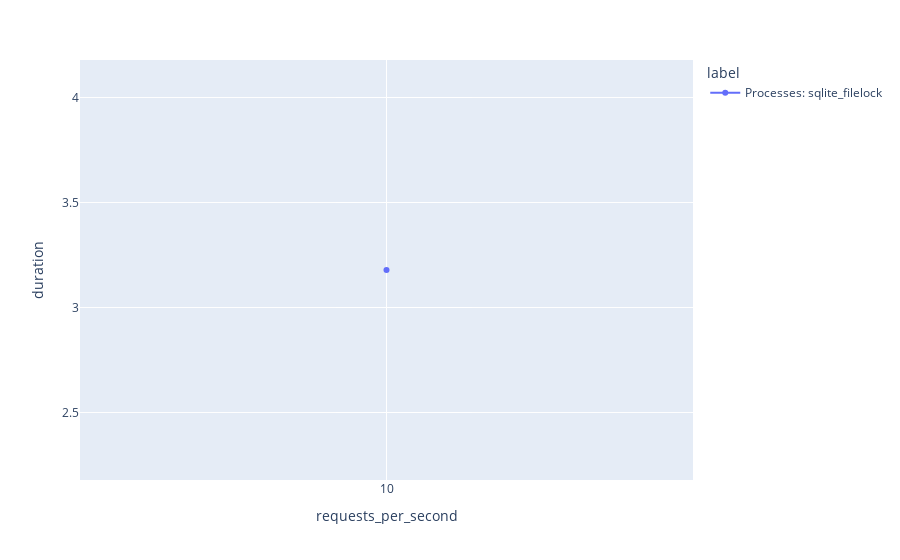

Here is the notebook cell this chart was saved with:
### Code cell


### Figure 1 — Plotly figure (JSON) as saved in the notebook; plotly's stock layout.template omitted (floating-point values rounded to 4 significant figures)
{"data": [{"hovertemplate": "label=Processes: sqlite_filelock<br>requests_per_second=%{x}<br>duration=%{y}<extra></extra>", "legendgroup": "Processes: sqlite_filelock", "line": {"color": "#636efa", "dash": "solid"}, "marker": {"symbol": "circle"}, "mode": "lines+markers", "name": "Processes: sqlite_filelock", "orientation": "v", "showlegend": true, "type": "scatter", "x": ["10"], "xaxis": "x", "y": [3.179], "yaxis": "y"}], "layout": {"legend": {"title": {"text": "label"}, "tracegroupgap": 0}, "margin": {"t": 60}, "xaxis": {"anchor": "y", "domain": [0, 1], "title": {"text": "requests_per_second"}}, "yaxis": {"anchor": "x", "domain": [0, 1], "title": {"text": "duration"}}}}
